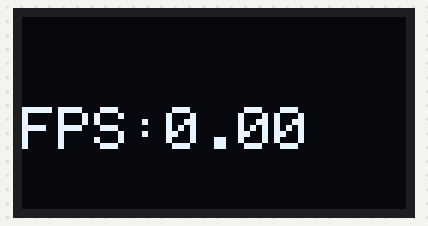
Bench run of a sketch on a simulated Arduino Mega 2560, built with avr-gcc and run on an emulated ATmega2560. On the bench: 128×64 one-colour display. The display library's start-up logo is not drawn; storage starts empty.

Above: at 2.2 s.

The sketch:

BvPlayer.ino
```cpp
#include "FileGroup.h"

void setup()
{
  //Serial.begin(115200);
  pinMode(OLED_CS, OUTPUT);
  pinMode(SD_CS_Pin, OUTPUT);
  pinMode(NRF_CSN_Pin, OUTPUT);
  digitalWrite(OLED_CS, HIGH);
  digitalWrite(SD_CS_Pin, HIGH);
  digitalWrite(NRF_CSN_Pin, HIGH);

  Init_OLED();
  Init_SD();
}

void loop()
{
  float fps = OLED_PlayVideo("NewVID.bv");
  oled.setTextSize(2);
  oled.setCursor(0, 30);
  oled << "FPS:" << fps;
  oled.display();
  delay(5000);
  oled.setTextSize(1);
  oled.clearDisplay();
}
```

BV_Player.cpp
```cpp
 #include "BV_Player.h"
#include "FileGroup.h"

//#define DEBUG_OUTPUT Serial

#ifdef DEBUG_SERIAL
#include <Arduino.h>
#define DEBUG(xxx) DEBUG_OUTPUT.print(xxx)
#else
#define DEBUG(xxx)
#endif

BV_Player::BV_Player()
{
}

uint32_t BV_Player::PlayVideo_OLED()
{
  uint32_t start = millis();
  for (uint32_t i = 0; i <= Head.FrameNum; i++)
  {
    BvFile.read(Buffer, 1024);
    oled.display();
    delay(10);
  }
  return (millis() - start);
}

float BV_Player::PlayVideo(String path)
{
  char cpath[path.length() + 1];
  path.toCharArray(cpath, path.length() + 1);
  float fps = PlayVideo(cpath);
  return fps;
}

float BV_Player::PlayVideo(const char *path)
{
  float fps = 0.0;
  BvFile = SD.open(String(path));
  if (BvFile)
  {
    DEBUG(path);
    DEBUG(F("\r\nsuccess opening"));
    if (BvFile.available())
    {
      BvFile.read(&Head, sizeof(BvHeader_TypeDef));
      if (Head.Type == BvType_OLED)
      {
        uint32_t usetime = PlayVideo_OLED();
        if (usetime)
        {
          fps = Head.FrameNum * 1000.0 / usetime;
          DEBUG(F("\r\nplay finished!"));
          //DEBUG("\r\nuse %0.2fs(fps:%0.3f)", usetime / 1000.0, fps);
        }
      }
      else
        DEBUG(F("\r\nunsupport type!"));
    }
    BvFile.close();
  }
  else
    DEBUG(F("\r\nerror opening"));

  return fps;
}
```

BV_Player.h
```cpp
#ifndef __BV_PLAYER_H
#define __BV_PLAYER_H

#include "BvType.h"
#include "SD.h"

class BV_Player {
  public:
    BV_Player();
    float PlayVideo(String path);
    float PlayVideo(const char *path);
    uint8_t *Buffer;
  private:
    File BvFile;
    BvHeader_TypeDef Head;
    uint32_t PlayVideo_OLED();
};

#endif
```

BvType.h
```cpp
#ifndef __BVTYPE_H
#define __BVTYPE_H

#include <stdint.h>

typedef enum BvType {
    BvType_BIN,
    BvType_RGB565,
    BvType_RGB888,
    BvType_RGB232,
    BvType_OLED
} Bv_Type;

#pragma pack (1)

typedef struct BvHeader {
    uint16_t Type;
    uint32_t FrameNum;
    uint16_t Width;
    uint16_t Height;
} BvHeader_TypeDef;

#pragma pack ()

#endif
```

FileGroup.h
```cpp
#ifndef __FILEGROUP_H
#define __FILEGROUP_H

#include <Arduino.h>
#include <Adafruit_SSD1306.h>

/* GPIO Define */
#define OLED_DC     4
#define OLED_CS     9
#define OLED_RST    6

#define NRF_MOSI_Pin 16
#define NRF_MISO_Pin 14
#define NRF_SCK_Pin 15
#define NRF_CE_Pin 2
#define NRF_CSN_Pin 10
#define NRF_IRQ_Pin -1

#define Key_UP_Pin A0
#define Key_RIGHT_Pin A1
#define Key_DOWN_Pin A3
#define Key_LEFT_Pin A2
#define Key_A_Pin 7
#define Key_B_Pin 8
#define SD_CS_Pin 3
#define Buzz_Pin 5

/* Values & Objects & Structs*/
extern Adafruit_SSD1306 oled;

/* Others Define */
typedef enum {Off = 0, On = !Off} Switch_TypeDef;
template<class T> inline Print& operator << (Print &obj, T arg) {
  obj.print(arg);
  return obj;
}

#define Serial Serial1

/* Functions */
void Init_SD();
void Init_OLED();
float OLED_PlayVideo(char* path);

#endif
```

OLED_Handler.cpp
```cpp
#include "FileGroup.h"

#include "BV_Player.h"

Adafruit_SSD1306 oled(OLED_DC, OLED_RST, OLED_CS);
//Adafruit_SSD1306 oled(-1);

BV_Player oledPlayer;

void Init_OLED()
{
  oled.begin(SSD1306_SWITCHCAPVCC);

  oled.display();
  delay(2000);
  oled.clearDisplay();

  oled.setTextSize(1);
  oled.setTextColor(WHITE, BLACK);
  oled.setCursor(0, 0);

  oledPlayer.Buffer = oled.getBuffer();
}

float OLED_PlayVideo(char* path)
{
  return oledPlayer.PlayVideo(path);
}
```

SD_Handler.cpp
```cpp
#include "FileGroup.h"
#include <SD.h>

#define ChipSelect_Pin SD_CS_Pin

void Init_SD()
{
  //Serial.print(F("Initializing SD card..."));

  if (!SD.begin(SD_CS_Pin)) {
    //Serial.println(F("initialization failed!"));
    while (1);
  }
  //Serial.println(F("initialization done."));

  //rootFile = SD.open("/");
  //PrintCardInfo();
}
```
